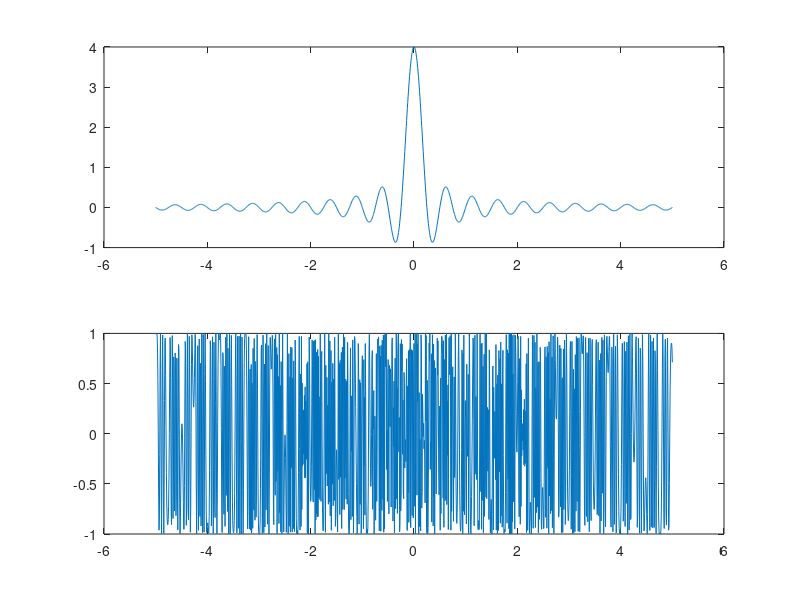
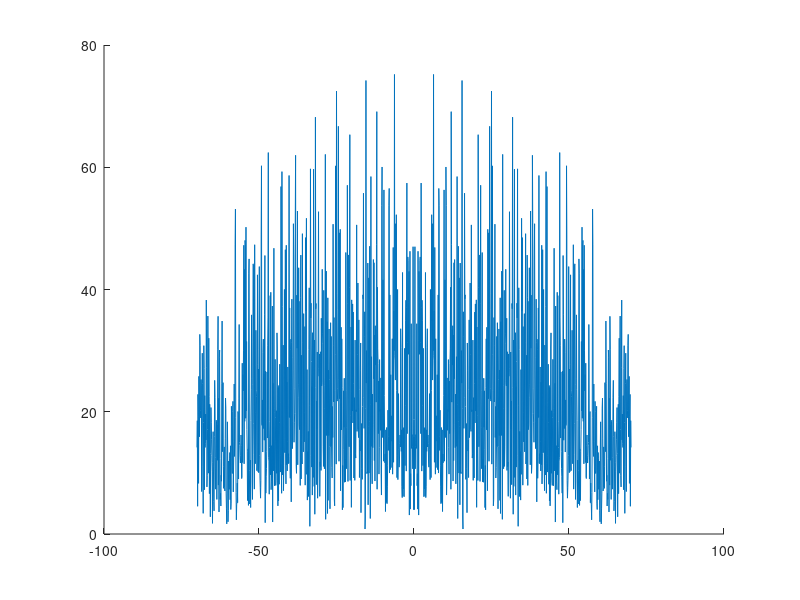

MATLAB code for these plots, in order:
clear all
close all
B=2;
f_c=5;
fs=20*(f_c+B);
ts=1/fs;
mod_type='FMMO';
sig_type='SINC';

t=-5:ts:5;

if sig_type=='SINE'
    m_t=sin(2*pi*B*t);
end
if sig_type=='SINC'
    m_t=2*B*sinc(2*B*t);
end

if mod_type =='USSB'
    mh_t= imag(hilbert(m_t));
    x_t=(m_t).*(cos(2*f_c*pi*t))-mh_t.*sin(2*f_c*pi*t);
end

if mod_type=='LSSB'
    mh_t= imag(hilbert(m_t));
    x_t=(m_t).*(cos(2*f_c*pi*t))+mh_t.*sin(2*f_c*pi*t);
end

if mod_type=='PMMO'
    k_p=10*pi;
    x_t=cos(2*f_c*pi*t+k_p*m_t);
   end

if mod_type=='FMMO'
      k_f= 20;
    if sig_type=='SINE'
        m_t_int=-cos(2*pi*B*t)./(2*pi*B);
    end
     if sig_type=='SINC'
       m_t_int=cumsum(m_t);
     end
  
    x_t=cos(2*f_c*pi*t+k_f*m_t_int);
end

X_f=fft(x_t);
freq_axis=linspace(-fs/2, fs/2, length(X_f));
figure(1)
hold all
subplot(2,1,1), plot(t,m_t)

subplot(2,1,2), plot(t,x_t)

figure(3)
hold all
plot(freq_axis,fftshift(abs(X_f)))

